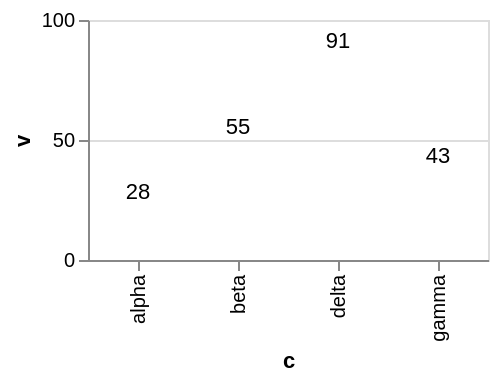

Describe this chart as a Vega-Lite specification.
### Vega-Lite specification from a JSON file in a GitHub repository (floating-point values rounded to 4 significant figures)
{"$schema": "https://vega.github.io/schema/vega-lite/v6.json", "width": 200, "height": 120, "data": {"values": [{"c": "alpha", "v": 28, "w": 3, "t": "2024-01-07"}, {"c": "beta", "v": 55, "w": 7, "t": "2024-03-19"}, {"c": "gamma", "v": 43, "w": 5, "t": "2024-06-02"}, {"c": "delta", "v": 91, "w": 9, "t": "2024-09-11"}]}, "mark": {"type": "text", "fill": "black"}, "encoding": {"x": {"field": "c", "type": "nominal"}, "y": {"field": "v", "type": "quantitative"}, "text": {"field": "v", "type": "quantitative"}}}
